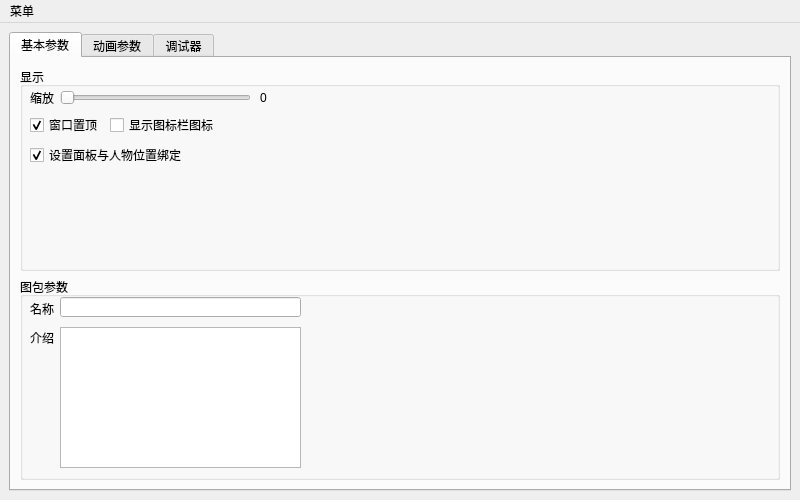
<?xml version="1.0" encoding="UTF-8"?>
<ui version="4.0">
 <class>Setbox</class>
 <widget class="QMainWindow" name="Setbox">
  <property name="geometry">
   <rect>
    <x>0</x>
    <y>0</y>
    <width>800</width>
    <height>500</height>
   </rect>
  </property>
  <property name="minimumSize">
   <size>
    <width>800</width>
    <height>500</height>
   </size>
  </property>
  <property name="maximumSize">
   <size>
    <width>800</width>
    <height>500</height>
   </size>
  </property>
  <property name="windowTitle">
   <string>人物设置</string>
  </property>
  <widget class="QWidget" name="centralwidget">
   <layout class="QGridLayout" name="gridLayout">
    <item row="0" column="1">
     <widget class="QTabWidget" name="tabWidget">
      <property name="currentIndex">
       <number>0</number>
      </property>
      <widget class="QWidget" name="BasicSet_tab">
       <attribute name="title">
        <string>基本参数</string>
       </attribute>
       <layout class="QVBoxLayout" name="verticalLayout">
        <item>
         <widget class="QGroupBox" name="Show_groupBox">
          <property name="title">
           <string>显示</string>
          </property>
          <widget class="QLabel" name="ImgSize_text">
           <property name="geometry">
            <rect>
             <x>10</x>
             <y>20</y>
             <width>31</width>
             <height>21</height>
            </rect>
           </property>
           <property name="text">
            <string>缩放</string>
           </property>
          </widget>
          <widget class="QSlider" name="ImgSize_control">
           <property name="geometry">
            <rect>
             <x>40</x>
             <y>20</y>
             <width>191</width>
             <height>22</height>
            </rect>
           </property>
           <property name="maximum">
            <number>100</number>
           </property>
           <property name="pageStep">
            <number>0</number>
           </property>
           <property name="value">
            <number>0</number>
           </property>
           <property name="sliderPosition">
            <number>0</number>
           </property>
           <property name="orientation">
            <enum>Qt::Horizontal</enum>
           </property>
          </widget>
          <widget class="QLabel" name="ImgSize_text_percent">
           <property name="geometry">
            <rect>
             <x>240</x>
             <y>20</y>
             <width>31</width>
             <height>21</height>
            </rect>
           </property>
           <property name="text">
            <string>0</string>
           </property>
          </widget>
          <widget class="QCheckBox" name="TopWindow_checkBox">
           <property name="geometry">
            <rect>
             <x>10</x>
             <y>50</y>
             <width>71</width>
             <height>16</height>
            </rect>
           </property>
           <property name="text">
            <string>窗口置顶</string>
           </property>
           <property name="checked">
            <bool>true</bool>
           </property>
          </widget>
          <widget class="QCheckBox" name="WindowIconbox_checkBox">
           <property name="geometry">
            <rect>
             <x>90</x>
             <y>50</y>
             <width>121</width>
             <height>16</height>
            </rect>
           </property>
           <property name="text">
            <string>显示图标栏图标</string>
           </property>
           <property name="checked">
            <bool>false</bool>
           </property>
          </widget>
          <widget class="QCheckBox" name="SetBox_Go_with_Person_checkBox">
           <property name="geometry">
            <rect>
             <x>10</x>
             <y>80</y>
             <width>181</width>
             <height>16</height>
            </rect>
           </property>
           <property name="text">
            <string>设置面板与人物位置绑定</string>
           </property>
           <property name="checked">
            <bool>true</bool>
           </property>
          </widget>
         </widget>
        </item>
        <item>
         <widget class="QGroupBox" name="ImagePackageInfo_groupBox">
          <property name="title">
           <string>图包参数</string>
          </property>
          <widget class="QLineEdit" name="Name_show">
           <property name="geometry">
            <rect>
             <x>40</x>
             <y>20</y>
             <width>241</width>
             <height>20</height>
            </rect>
           </property>
           <property name="readOnly">
            <bool>true</bool>
           </property>
          </widget>
          <widget class="QLabel" name="Name_text">
           <property name="geometry">
            <rect>
             <x>10</x>
             <y>21</y>
             <width>31</width>
             <height>21</height>
            </rect>
           </property>
           <property name="text">
            <string>名称</string>
           </property>
          </widget>
          <widget class="QLabel" name="Introduction_text">
           <property name="geometry">
            <rect>
             <x>10</x>
             <y>50</y>
             <width>31</width>
             <height>21</height>
            </rect>
           </property>
           <property name="text">
            <string>介绍</string>
           </property>
          </widget>
          <widget class="QPlainTextEdit" name="Introduction_show">
           <property name="geometry">
            <rect>
             <x>40</x>
             <y>50</y>
             <width>241</width>
             <height>141</height>
            </rect>
           </property>
           <property name="readOnly">
            <bool>true</bool>
           </property>
           <property name="plainText">
            <string/>
           </property>
           <property name="placeholderText">
            <string/>
           </property>
          </widget>
         </widget>
        </item>
       </layout>
      </widget>
      <widget class="QWidget" name="Animation_tab">
       <attribute name="title">
        <string>动画参数</string>
       </attribute>
       <layout class="QVBoxLayout" name="verticalLayout_2">
        <item>
         <widget class="QGroupBox" name="AnimationValueSet_groupBox">
          <property name="title">
           <string>参数设置类</string>
          </property>
          <widget class="QLineEdit" name="Skip_frame_lineEdit">
           <property name="geometry">
            <rect>
             <x>40</x>
             <y>20</y>
             <width>31</width>
             <height>20</height>
            </rect>
           </property>
           <property name="toolTip">
            <string>更改单帧休眠时间来跳帧（此处填写的是原fps单帧休眠时间的倍数）（不要得寸进尺）</string>
           </property>
           <property name="statusTip">
            <string/>
           </property>
           <property name="styleSheet">
            <string notr="true">QLineEdit{qproperty-alignment:AlignHCenter;}
</string>
           </property>
           <property name="text">
            <string>1</string>
           </property>
           <property name="placeholderText">
            <string/>
           </property>
          </widget>
          <widget class="QLabel" name="Skip_frame_label">
           <property name="geometry">
            <rect>
             <x>10</x>
             <y>20</y>
             <width>31</width>
             <height>20</height>
            </rect>
           </property>
           <property name="text">
            <string>跳帧</string>
           </property>
          </widget>
          <widget class="QPushButton" name="Skip_frame_pushButton">
           <property name="geometry">
            <rect>
             <x>80</x>
             <y>20</y>
             <width>91</width>
             <height>21</height>
            </rect>
           </property>
           <property name="text">
            <string>适配最佳参数</string>
           </property>
          </widget>
         </widget>
        </item>
        <item>
         <widget class="QGroupBox" name="AnimationChoicegroupBox">
          <property name="title">
           <string>选择项目</string>
          </property>
          <widget class="QCheckBox" name="Animation_Mirror_checkBox">
           <property name="geometry">
            <rect>
             <x>10</x>
             <y>20</y>
             <width>51</width>
             <height>16</height>
            </rect>
           </property>
           <property name="text">
            <string>镜像</string>
           </property>
           <property name="checked">
            <bool>false</bool>
           </property>
          </widget>
          <widget class="QCheckBox" name="Animation_Cache_checkBox">
           <property name="geometry">
            <rect>
             <x>10</x>
             <y>40</y>
             <width>71</width>
             <height>16</height>
            </rect>
           </property>
           <property name="text">
            <string>图像缓存</string>
           </property>
           <property name="checked">
            <bool>false</bool>
           </property>
          </widget>
         </widget>
        </item>
       </layout>
      </widget>
      <widget class="QWidget" name="Debug_tab">
       <attribute name="title">
        <string>调试器</string>
       </attribute>
       <layout class="QHBoxLayout" name="horizontalLayout">
        <item>
         <widget class="QTabWidget" name="Debug_tabWidget">
          <property name="currentIndex">
           <number>0</number>
          </property>
          <widget class="QWidget" name="Debug_Animation_tab">
           <attribute name="title">
            <string>动画</string>
           </attribute>
           <widget class="QListWidget" name="Debug_Animation_Actions_listWidget">
            <property name="geometry">
             <rect>
              <x>10</x>
              <y>110</y>
              <width>231</width>
              <height>81</height>
             </rect>
            </property>
           </widget>
           <widget class="QPushButton" name="Debug_Animation_GetActions_pushButton">
            <property name="geometry">
             <rect>
              <x>10</x>
              <y>360</y>
              <width>61</width>
              <height>23</height>
             </rect>
            </property>
            <property name="text">
             <string>获取数据</string>
            </property>
           </widget>
           <widget class="QPushButton" name="Debug_Animation_PlayAction_pushButton">
            <property name="geometry">
             <rect>
              <x>70</x>
              <y>360</y>
              <width>81</width>
              <height>23</height>
             </rect>
            </property>
            <property name="text">
             <string>播放选中动画</string>
            </property>
           </widget>
           <widget class="QGroupBox" name="Debug_Animation_CoreInfo_groupBox">
            <property name="geometry">
             <rect>
              <x>10</x>
              <y>10</y>
              <width>231</width>
              <height>91</height>
             </rect>
            </property>
            <property name="title">
             <string>核心参数[只读]</string>
            </property>
            <widget class="QLabel" name="Debug_Animation_CoreInfo_Usualyplay_label">
             <property name="geometry">
              <rect>
               <x>10</x>
               <y>20</y>
               <width>61</width>
               <height>16</height>
              </rect>
             </property>
             <property name="text">
              <string>常态性动作</string>
             </property>
            </widget>
            <widget class="QLineEdit" name="Debug_Animation_CoreInfo_Usualyplay_lineEdit">
             <property name="geometry">
              <rect>
               <x>90</x>
               <y>20</y>
               <width>131</width>
               <height>16</height>
              </rect>
             </property>
             <property name="styleSheet">
              <string notr="true">QLineEdit{qproperty-alignment:AlignHCenter;}</string>
             </property>
             <property name="readOnly">
              <bool>true</bool>
             </property>
            </widget>
            <widget class="QLabel" name="Debug_Animation_CoreInfo_ImageSize_label">
             <property name="geometry">
              <rect>
               <x>10</x>
               <y>40</y>
               <width>71</width>
               <height>16</height>
              </rect>
             </property>
             <property name="text">
              <string>渲染区域尺寸</string>
             </property>
            </widget>
            <widget class="QLineEdit" name="Debug_Animation_CoreInfo_ImageSize_x_lineEdit">
             <property name="enabled">
              <bool>true</bool>
             </property>
             <property name="geometry">
              <rect>
               <x>90</x>
               <y>40</y>
               <width>51</width>
               <height>16</height>
              </rect>
             </property>
             <property name="focusPolicy">
              <enum>Qt::StrongFocus</enum>
             </property>
             <property name="styleSheet">
              <string notr="true">QLineEdit{qproperty-alignment:AlignHCenter;}</string>
             </property>
             <property name="readOnly">
              <bool>true</bool>
             </property>
            </widget>
            <widget class="QLineEdit" name="Debug_Animation_CoreInfo_ImageSize_y_lineEdit">
             <property name="geometry">
              <rect>
               <x>170</x>
               <y>40</y>
               <width>51</width>
               <height>16</height>
              </rect>
             </property>
             <property name="styleSheet">
              <string notr="true">QLineEdit{qproperty-alignment:AlignHCenter;}</string>
             </property>
             <property name="readOnly">
              <bool>true</bool>
             </property>
            </widget>
            <widget class="QLabel" name="Debug_Animation_CoreInfo_ImageSize_connect_label">
             <property name="geometry">
              <rect>
               <x>150</x>
               <y>40</y>
               <width>16</width>
               <height>16</height>
              </rect>
             </property>
             <property name="text">
              <string>×</string>
             </property>
            </widget>
            <widget class="QLabel" name="Debug_Animation_CoreInfo_Change_label">
             <property name="geometry">
              <rect>
               <x>10</x>
               <y>60</y>
               <width>71</width>
               <height>16</height>
              </rect>
             </property>
             <property name="text">
              <string>缩放系数</string>
             </property>
            </widget>
            <widget class="QLineEdit" name="Debug_Animation_CoreInfo_Change_lineEdit">
             <property name="geometry">
              <rect>
               <x>90</x>
               <y>60</y>
               <width>131</width>
               <height>16</height>
              </rect>
             </property>
             <property name="styleSheet">
              <string notr="true">QLineEdit{qproperty-alignment:AlignHCenter;}</string>
             </property>
             <property name="readOnly">
              <bool>true</bool>
             </property>
            </widget>
           </widget>
           <widget class="QGroupBox" name="Animation_Information_groupBox">
            <property name="geometry">
             <rect>
              <x>10</x>
              <y>200</y>
              <width>231</width>
              <height>151</height>
             </rect>
            </property>
            <property name="title">
             <string>动画信息[选择后显示][只读]</string>
            </property>
            <widget class="QLabel" name="Animation_Information_path_label">
             <property name="geometry">
              <rect>
               <x>10</x>
               <y>20</y>
               <width>31</width>
               <height>16</height>
              </rect>
             </property>
             <property name="text">
              <string>路径</string>
             </property>
            </widget>
            <widget class="QLineEdit" name="Animation_Information_path_lineEdit">
             <property name="geometry">
              <rect>
               <x>40</x>
               <y>20</y>
               <width>181</width>
               <height>16</height>
              </rect>
             </property>
             <property name="readOnly">
              <bool>true</bool>
             </property>
            </widget>
            <widget class="QLabel" name="Animation_Information_front_label">
             <property name="geometry">
              <rect>
               <x>10</x>
               <y>40</y>
               <width>81</width>
               <height>16</height>
              </rect>
             </property>
             <property name="text">
              <string>文件名称前导</string>
             </property>
            </widget>
            <widget class="QLabel" name="Animation_Information_end_label">
             <property name="geometry">
              <rect>
               <x>10</x>
               <y>60</y>
               <width>81</width>
               <height>16</height>
              </rect>
             </property>
             <property name="text">
              <string>文件名称后导</string>
             </property>
            </widget>
            <widget class="QLineEdit" name="Animation_Information_front_lineEdit">
             <property name="geometry">
              <rect>
               <x>90</x>
               <y>40</y>
               <width>131</width>
               <height>16</height>
              </rect>
             </property>
             <property name="readOnly">
              <bool>true</bool>
             </property>
            </widget>
            <widget class="QLineEdit" name="Animation_Information_end_lineEdit">
             <property name="geometry">
              <rect>
               <x>90</x>
               <y>60</y>
               <width>131</width>
               <height>16</height>
              </rect>
             </property>
             <property name="readOnly">
              <bool>true</bool>
             </property>
            </widget>
            <widget class="QLabel" name="Animation_Information_start_label">
             <property name="geometry">
              <rect>
               <x>10</x>
               <y>80</y>
               <width>61</width>
               <height>16</height>
              </rect>
             </property>
             <property name="text">
              <string>文件起始帧</string>
             </property>
            </widget>
            <widget class="QLineEdit" name="Animation_Information_start_lineEdit">
             <property name="geometry">
              <rect>
               <x>90</x>
               <y>80</y>
               <width>131</width>
               <height>16</height>
              </rect>
             </property>
             <property name="readOnly">
              <bool>true</bool>
             </property>
            </widget>
            <widget class="QLabel" name="Animation_Information_last_label">
             <property name="geometry">
              <rect>
               <x>10</x>
               <y>100</y>
               <width>61</width>
               <height>16</height>
              </rect>
             </property>
             <property name="text">
              <string>文件终止帧</string>
             </property>
            </widget>
            <widget class="QLineEdit" name="Animation_Information_last_lineEdit">
             <property name="geometry">
              <rect>
               <x>90</x>
               <y>100</y>
               <width>131</width>
               <height>16</height>
              </rect>
             </property>
             <property name="readOnly">
              <bool>true</bool>
             </property>
            </widget>
            <widget class="QLabel" name="Animation_Information_fps_label">
             <property name="geometry">
              <rect>
               <x>10</x>
               <y>120</y>
               <width>71</width>
               <height>16</height>
              </rect>
             </property>
             <property name="text">
              <string>动画设定fps</string>
             </property>
            </widget>
            <widget class="QLineEdit" name="Animation_Information_fps_lineEdit">
             <property name="geometry">
              <rect>
               <x>90</x>
               <y>120</y>
               <width>131</width>
               <height>16</height>
              </rect>
             </property>
             <property name="readOnly">
              <bool>true</bool>
             </property>
            </widget>
           </widget>
           <widget class="QPushButton" name="Debug_Animation_Set_usually_play_pushButton">
            <property name="geometry">
             <rect>
              <x>150</x>
              <y>360</y>
              <width>91</width>
              <height>23</height>
             </rect>
            </property>
            <property name="text">
             <string>设为常态性动作</string>
            </property>
           </widget>
          </widget>
          <widget class="QWidget" name="Debug_sound_tab">
           <attribute name="title">
            <string>语音</string>
           </attribute>
           <widget class="QLabel" name="label">
            <property name="geometry">
             <rect>
              <x>10</x>
              <y>10</y>
              <width>111</width>
              <height>41</height>
             </rect>
            </property>
            <property name="text">
             <string># 敬请期待</string>
            </property>
            <property name="textFormat">
             <enum>Qt::MarkdownText</enum>
            </property>
           </widget>
          </widget>
         </widget>
        </item>
       </layout>
      </widget>
     </widget>
    </item>
   </layout>
  </widget>
  <widget class="QMenuBar" name="menubar">
   <property name="geometry">
    <rect>
     <x>0</x>
     <y>0</y>
     <width>800</width>
     <height>23</height>
    </rect>
   </property>
   <widget class="QMenu" name="menu">
    <property name="title">
     <string>菜单</string>
    </property>
    <addaction name="SaveConfig_action"/>
   </widget>
   <addaction name="menu"/>
  </widget>
  <action name="SaveConfig_action">
   <property name="text">
    <string>保存配置</string>
   </property>
  </action>
 </widget>
 <resources/>
 <connections>
  <connection>
   <sender>ImgSize_control</sender>
   <signal>valueChanged(int)</signal>
   <receiver>Setbox</receiver>
   <slot>ImgSize_control_valueChange()</slot>
   <hints>
    <hint type="sourcelabel">
     <x>127</x>
     <y>93</y>
    </hint>
    <hint type="destinationlabel">
     <x>313</x>
     <y>-8</y>
    </hint>
   </hints>
  </connection>
  <connection>
   <sender>TopWindow_checkBox</sender>
   <signal>toggled(bool)</signal>
   <receiver>Setbox</receiver>
   <slot>TopWindow_checkBox_valueChange()</slot>
   <hints>
    <hint type="sourcelabel">
     <x>66</x>
     <y>118</y>
    </hint>
    <hint type="destinationlabel">
     <x>205</x>
     <y>-4</y>
    </hint>
   </hints>
  </connection>
  <connection>
   <sender>WindowIconbox_checkBox</sender>
   <signal>toggled(bool)</signal>
   <receiver>Setbox</receiver>
   <slot>WindowIconbox_checkBox_valueChange()</slot>
   <hints>
    <hint type="sourcelabel">
     <x>144</x>
     <y>114</y>
    </hint>
    <hint type="destinationlabel">
     <x>212</x>
     <y>-20</y>
    </hint>
   </hints>
  </connection>
  <connection>
   <sender>SetBox_Go_with_Person_checkBox</sender>
   <signal>toggled(bool)</signal>
   <receiver>Setbox</receiver>
   <slot>SetBox_Go_with_Person_checkBox_valueChange()</slot>
   <hints>
    <hint type="sourcelabel">
     <x>36</x>
     <y>144</y>
    </hint>
    <hint type="destinationlabel">
     <x>112</x>
     <y>-11</y>
    </hint>
   </hints>
  </connection>
  <connection>
   <sender>Skip_frame_lineEdit</sender>
   <signal>textChanged(QString)</signal>
   <receiver>Setbox</receiver>
   <slot>Change_Skip_frame()</slot>
   <hints>
    <hint type="sourcelabel">
     <x>68</x>
     <y>94</y>
    </hint>
    <hint type="destinationlabel">
     <x>194</x>
     <y>30</y>
    </hint>
   </hints>
  </connection>
  <connection>
   <sender>Animation_Mirror_checkBox</sender>
   <signal>toggled(bool)</signal>
   <receiver>Setbox</receiver>
   <slot>Mirror_Image()</slot>
   <hints>
    <hint type="sourcelabel">
     <x>72</x>
     <y>308</y>
    </hint>
    <hint type="destinationlabel">
     <x>345</x>
     <y>27</y>
    </hint>
   </hints>
  </connection>
  <connection>
   <sender>Skip_frame_pushButton</sender>
   <signal>clicked()</signal>
   <receiver>Setbox</receiver>
   <slot>Skip_frame_GetBestConfig()</slot>
   <hints>
    <hint type="sourcelabel">
     <x>142</x>
     <y>94</y>
    </hint>
    <hint type="destinationlabel">
     <x>491</x>
     <y>29</y>
    </hint>
   </hints>
  </connection>
  <connection>
   <sender>Debug_Animation_GetActions_pushButton</sender>
   <signal>clicked()</signal>
   <receiver>Setbox</receiver>
   <slot>Debug_Animation_GetActions()</slot>
   <hints>
    <hint type="sourcelabel">
     <x>58</x>
     <y>463</y>
    </hint>
    <hint type="destinationlabel">
     <x>7</x>
     <y>365</y>
    </hint>
   </hints>
  </connection>
  <connection>
   <sender>Debug_Animation_Actions_listWidget</sender>
   <signal>itemClicked(QListWidgetItem*)</signal>
   <receiver>Setbox</receiver>
   <slot>Animation_Information_Get()</slot>
   <hints>
    <hint type="sourcelabel">
     <x>114</x>
     <y>215</y>
    </hint>
    <hint type="destinationlabel">
     <x>796</x>
     <y>184</y>
    </hint>
   </hints>
  </connection>
  <connection>
   <sender>Debug_Animation_PlayAction_pushButton</sender>
   <signal>clicked()</signal>
   <receiver>Setbox</receiver>
   <slot>Animation_Test_Play()</slot>
   <hints>
    <hint type="sourcelabel">
     <x>169</x>
     <y>453</y>
    </hint>
    <hint type="destinationlabel">
     <x>798</x>
     <y>399</y>
    </hint>
   </hints>
  </connection>
  <connection>
   <sender>Animation_Cache_checkBox</sender>
   <signal>clicked()</signal>
   <receiver>Setbox</receiver>
   <slot>Cache_Image()</slot>
   <hints>
    <hint type="sourcelabel">
     <x>43</x>
     <y>321</y>
    </hint>
    <hint type="destinationlabel">
     <x>2</x>
     <y>108</y>
    </hint>
   </hints>
  </connection>
  <connection>
   <sender>Debug_Animation_Set_usually_play_pushButton</sender>
   <signal>clicked()</signal>
   <receiver>Setbox</receiver>
   <slot>SetUsuallyPlay()</slot>
   <hints>
    <hint type="sourcelabel">
     <x>195</x>
     <y>459</y>
    </hint>
    <hint type="destinationlabel">
     <x>319</x>
     <y>496</y>
    </hint>
   </hints>
  </connection>
 </connections>
 <slots>
  <slot>ImgSize_control_valueChange()</slot>
  <slot>TopWindow_checkBox_valueChange()</slot>
  <slot>WindowIconbox_checkBox_valueChange()</slot>
  <slot>SetBox_Go_with_Person_checkBox_valueChange()</slot>
  <slot>Change_Skip_frame()</slot>
  <slot>Mirror_Image()</slot>
  <slot>Skip_frame_GetBestConfig()</slot>
  <slot>Debug_Animation_GetActions()</slot>
  <slot>Animation_Information_Get()</slot>
  <slot>Animation_Test_Play()</slot>
  <slot>Cache_Image()</slot>
  <slot>SetUsuallyPlay()</slot>
 </slots>
</ui>
